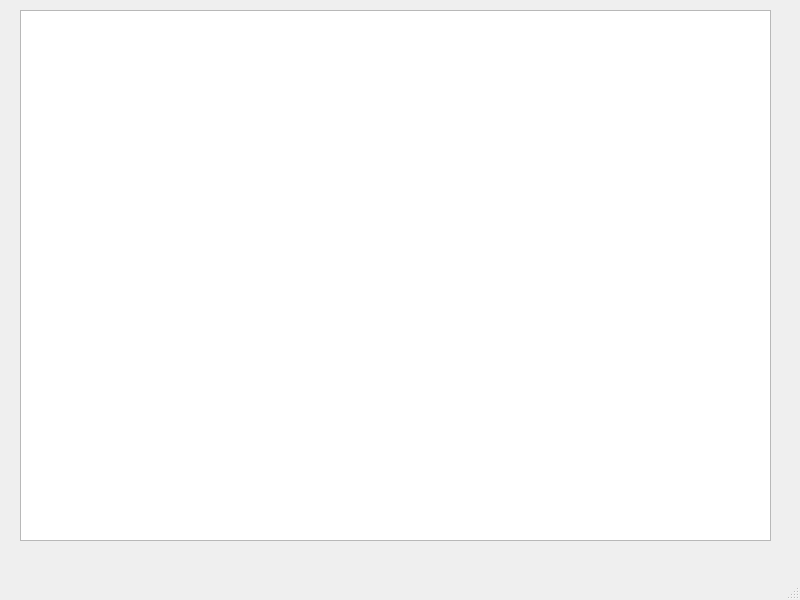
<?xml version="1.0" encoding="UTF-8"?>
<ui version="4.0">
 <class>MainWindow</class>
 <widget class="QMainWindow" name="MainWindow">
  <property name="geometry">
   <rect>
    <x>0</x>
    <y>0</y>
    <width>800</width>
    <height>600</height>
   </rect>
  </property>
  <property name="windowTitle">
   <string>MainWindow</string>
  </property>
  <widget class="QWidget" name="centralwidget">
   <widget class="QPlainTextEdit" name="plainTextEdit">
    <property name="geometry">
     <rect>
      <x>20</x>
      <y>10</y>
      <width>751</width>
      <height>531</height>
     </rect>
    </property>
   </widget>
  </widget>
  <widget class="QMenuBar" name="menubar">
   <property name="geometry">
    <rect>
     <x>0</x>
     <y>0</y>
     <width>800</width>
     <height>21</height>
    </rect>
   </property>
  </widget>
  <widget class="QStatusBar" name="statusbar"/>
 </widget>
 <resources/>
 <connections/>
</ui>
